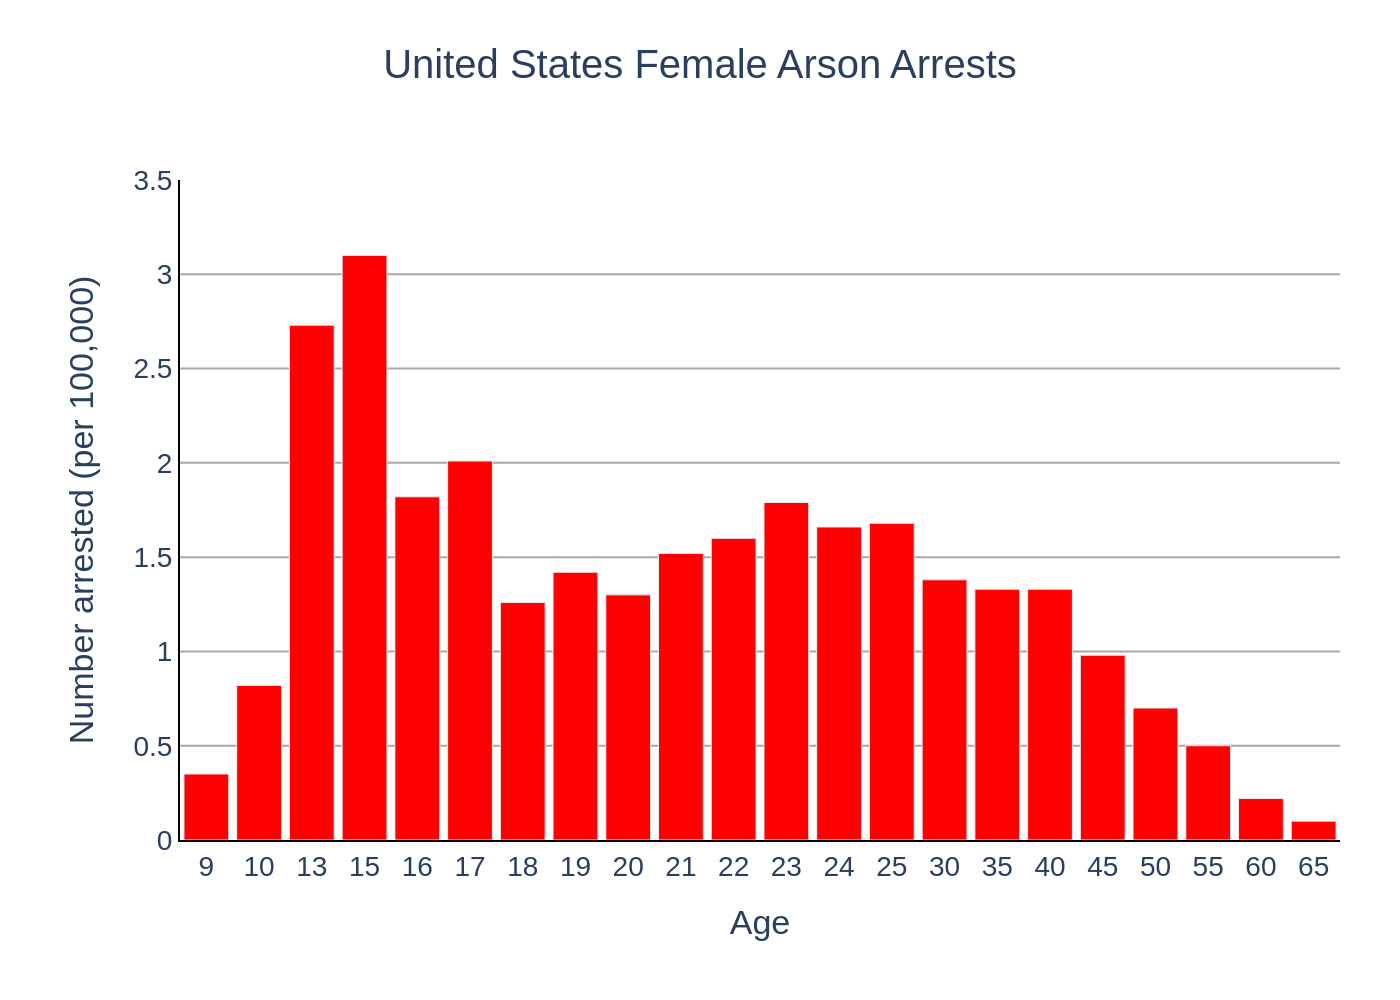

Write the Python code that produced this figure.
import sys
import json
import os
import plotly.graph_objects as go

if len(sys.argv) != 2:
    print(f"Usage: python {os.path.basename(sys.argv[0])} <json_file_path>")
    sys.exit(1)

json_file_path = sys.argv[1]

try:
    with open(json_file_path, 'r', encoding='utf-8') as f:
        config = json.load(f)
except FileNotFoundError:
    print(f"Error: JSON file not found at {json_file_path}")
    sys.exit(1)
except json.JSONDecodeError:
    print(f"Error: Could not decode JSON from {json_file_path}")
    sys.exit(1)

chart_data = config['chart_data']
texts = config['texts']
colors = config['colors']

categories = [item['category'] for item in chart_data]
values = [item['value'] for item in chart_data]

fig = go.Figure()

fig.add_trace(go.Bar(
    x=categories,
    y=values,
    marker_color=colors[0],
    showlegend=False
))

title_text = texts.get('title', '')
subtitle_text = texts.get('subtitle')
if subtitle_text:
    title_text = f"{title_text}<br><sub>{subtitle_text}</sub>"

source_text = texts.get('source')
note_text = texts.get('note')
caption_parts = []
if source_text:
    caption_parts.append(f"Source: {source_text}")
if note_text:
    caption_parts.append(f"Note: {note_text}")
caption_text = "<br>".join(caption_parts)

fig.update_layout(
    title={
        'text': title_text,
        'y': 0.95,
        'x': 0.5,
        'xanchor': 'center',
        'yanchor': 'top',
        'font': {'size': 20}
    },
    xaxis_title=texts.get('x_axis_title'),
    yaxis_title=texts.get('y_axis_title'),
    font=dict(
        family="Arial",
        size=14
    ),
    plot_bgcolor='white',
    xaxis=dict(
        showline=True,
        linewidth=1,
        linecolor='black',
        showgrid=False,
        categoryorder='array',
        categoryarray=categories
    ),
    yaxis=dict(
        showline=True,
        linewidth=1,
        linecolor='black',
        showgrid=True,
        gridcolor='darkgray',
        range=[0, 3.5],
        dtick=0.5
    ),
    margin=dict(l=90, r=30, t=90, b=80),
    bargap=0.15
)

if caption_text:
    fig.add_annotation(
        text=caption_text,
        align='left',
        showarrow=False,
        xref='paper',
        yref='paper',
        x=0,
        y=-0.20,
        xanchor='left',
        yanchor='top'
    )

base_filename = os.path.splitext(os.path.basename(json_file_path))[0]
output_filename = f"{base_filename}.png"

fig.write_image(output_filename, scale=2)
